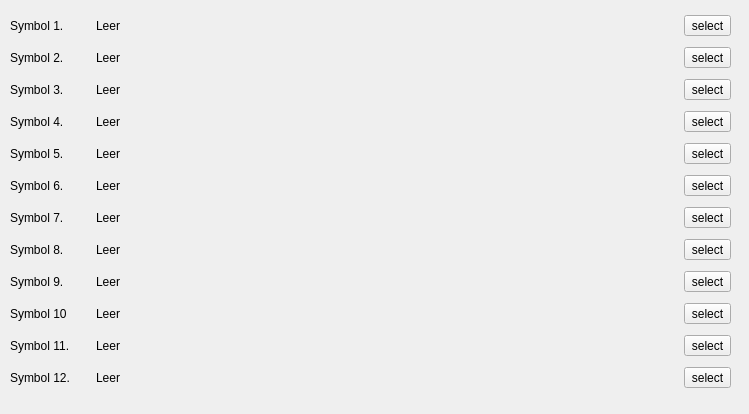
<?xml version="1.0" encoding="UTF-8"?>
<ui version="4.0">
 <class>CustomerWidget</class>
 <widget class="QWidget" name="CustomerWidget">
  <property name="geometry">
   <rect>
    <x>0</x>
    <y>0</y>
    <width>749</width>
    <height>414</height>
   </rect>
  </property>
  <property name="sizeIncrement">
   <size>
    <width>0</width>
    <height>150</height>
   </size>
  </property>
  <property name="windowTitle">
   <string>Form</string>
  </property>
  <widget class="QWidget" name="gridLayoutWidget">
   <property name="geometry">
    <rect>
     <x>10</x>
     <y>10</y>
     <width>721</width>
     <height>391</height>
    </rect>
   </property>
   <layout class="QGridLayout" name="gridLayout">
    <item row="3" column="3">
     <widget class="QToolButton" name="select4">
      <property name="text">
       <string>select</string>
      </property>
     </widget>
    </item>
    <item row="2" column="2">
     <widget class="QLabel" name="symbol3Path">
      <property name="text">
       <string>Leer</string>
      </property>
     </widget>
    </item>
    <item row="4" column="0">
     <widget class="QLabel" name="label_4">
      <property name="text">
       <string>Symbol 5.</string>
      </property>
     </widget>
    </item>
    <item row="6" column="2">
     <widget class="QLabel" name="symbol7Path">
      <property name="text">
       <string>Leer</string>
      </property>
     </widget>
    </item>
    <item row="8" column="2">
     <widget class="QLabel" name="symbol9Path">
      <property name="text">
       <string>Leer</string>
      </property>
     </widget>
    </item>
    <item row="0" column="0">
     <widget class="QLabel" name="label_5">
      <property name="maximumSize">
       <size>
        <width>80</width>
        <height>16777215</height>
       </size>
      </property>
      <property name="text">
       <string>Symbol 1.</string>
      </property>
     </widget>
    </item>
    <item row="1" column="2">
     <widget class="QLabel" name="symbol2Path">
      <property name="text">
       <string>Leer</string>
      </property>
     </widget>
    </item>
    <item row="4" column="2">
     <widget class="QLabel" name="symbol5Path">
      <property name="text">
       <string>Leer</string>
      </property>
     </widget>
    </item>
    <item row="1" column="0">
     <widget class="QLabel" name="label_6">
      <property name="maximumSize">
       <size>
        <width>100</width>
        <height>16777215</height>
       </size>
      </property>
      <property name="text">
       <string>Symbol 2.</string>
      </property>
     </widget>
    </item>
    <item row="1" column="3">
     <widget class="QToolButton" name="select2">
      <property name="text">
       <string>select</string>
      </property>
     </widget>
    </item>
    <item row="0" column="3">
     <widget class="QToolButton" name="select1">
      <property name="text">
       <string>select</string>
      </property>
     </widget>
    </item>
    <item row="9" column="2">
     <widget class="QLabel" name="symbol10Path">
      <property name="text">
       <string>Leer</string>
      </property>
     </widget>
    </item>
    <item row="7" column="2">
     <widget class="QLabel" name="symbol8Path">
      <property name="text">
       <string>Leer</string>
      </property>
     </widget>
    </item>
    <item row="2" column="3">
     <widget class="QToolButton" name="select3">
      <property name="text">
       <string>select</string>
      </property>
     </widget>
    </item>
    <item row="10" column="0">
     <widget class="QLabel" name="label_12">
      <property name="text">
       <string>Symbol 11.</string>
      </property>
     </widget>
    </item>
    <item row="10" column="2">
     <widget class="QLabel" name="symbol11Path">
      <property name="text">
       <string>Leer</string>
      </property>
     </widget>
    </item>
    <item row="9" column="0">
     <widget class="QLabel" name="label_11">
      <property name="text">
       <string>Symbol 10</string>
      </property>
     </widget>
    </item>
    <item row="8" column="0">
     <widget class="QLabel" name="label_10">
      <property name="text">
       <string>Symbol 9.</string>
      </property>
     </widget>
    </item>
    <item row="11" column="0">
     <widget class="QLabel" name="label_3">
      <property name="text">
       <string>Symbol 12.</string>
      </property>
     </widget>
    </item>
    <item row="7" column="0">
     <widget class="QLabel" name="label_9">
      <property name="text">
       <string>Symbol 8.</string>
      </property>
     </widget>
    </item>
    <item row="4" column="3">
     <widget class="QToolButton" name="select5">
      <property name="text">
       <string>select</string>
      </property>
     </widget>
    </item>
    <item row="5" column="3">
     <widget class="QToolButton" name="select6">
      <property name="text">
       <string>select</string>
      </property>
     </widget>
    </item>
    <item row="6" column="0">
     <widget class="QLabel" name="label_8">
      <property name="text">
       <string>Symbol 7.</string>
      </property>
     </widget>
    </item>
    <item row="3" column="0">
     <widget class="QLabel" name="label_2">
      <property name="maximumSize">
       <size>
        <width>100</width>
        <height>16777215</height>
       </size>
      </property>
      <property name="text">
       <string>Symbol 4.</string>
      </property>
     </widget>
    </item>
    <item row="5" column="0">
     <widget class="QLabel" name="label_7">
      <property name="text">
       <string>Symbol 6.</string>
      </property>
     </widget>
    </item>
    <item row="11" column="2">
     <widget class="QLabel" name="symbol12Path">
      <property name="text">
       <string>Leer</string>
      </property>
     </widget>
    </item>
    <item row="5" column="2">
     <widget class="QLabel" name="symbol6Path">
      <property name="text">
       <string>Leer</string>
      </property>
     </widget>
    </item>
    <item row="11" column="3">
     <widget class="QToolButton" name="select12">
      <property name="text">
       <string>select</string>
      </property>
     </widget>
    </item>
    <item row="3" column="2">
     <widget class="QLabel" name="symbol4Path">
      <property name="text">
       <string>Leer</string>
      </property>
     </widget>
    </item>
    <item row="6" column="3">
     <widget class="QToolButton" name="select7">
      <property name="text">
       <string>select</string>
      </property>
     </widget>
    </item>
    <item row="7" column="3">
     <widget class="QToolButton" name="select8">
      <property name="text">
       <string>select</string>
      </property>
     </widget>
    </item>
    <item row="8" column="3">
     <widget class="QToolButton" name="select9">
      <property name="text">
       <string>select</string>
      </property>
     </widget>
    </item>
    <item row="9" column="3">
     <widget class="QToolButton" name="select10">
      <property name="text">
       <string>select</string>
      </property>
     </widget>
    </item>
    <item row="10" column="3">
     <widget class="QToolButton" name="select11">
      <property name="text">
       <string>select</string>
      </property>
     </widget>
    </item>
    <item row="2" column="0">
     <widget class="QLabel" name="label">
      <property name="maximumSize">
       <size>
        <width>80</width>
        <height>16777215</height>
       </size>
      </property>
      <property name="text">
       <string>Symbol 3.</string>
      </property>
     </widget>
    </item>
    <item row="0" column="2">
     <widget class="QLabel" name="symbol1Path">
      <property name="minimumSize">
       <size>
        <width>0</width>
        <height>0</height>
       </size>
      </property>
      <property name="text">
       <string>Leer</string>
      </property>
     </widget>
    </item>
   </layout>
  </widget>
 </widget>
 <resources/>
 <connections/>
</ui>
